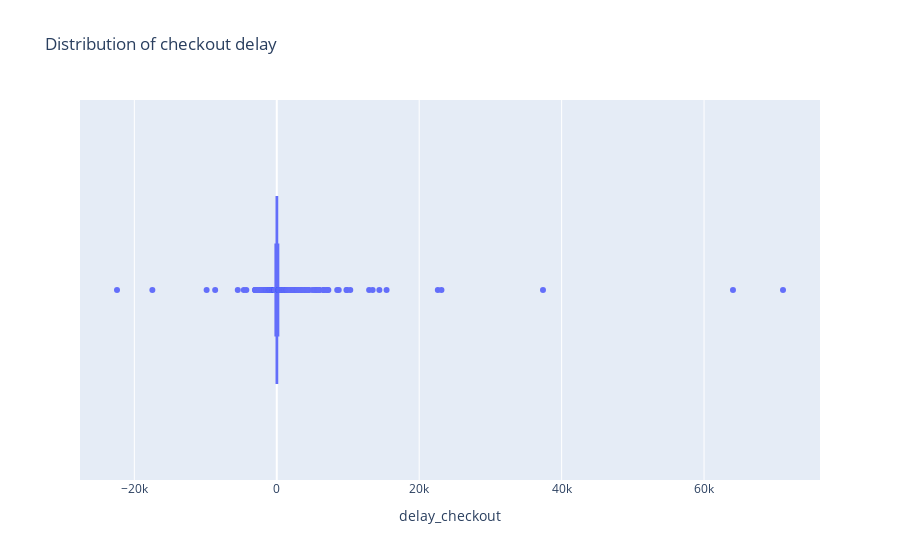

Notebook code for this chart:
### Markdown cell above
### Checkout analysis

### Code cell
px.box(df, x='delay_checkout', title='Distribution of checkout delay')

### Figure 1 — Plotly figure (JSON) as saved in the notebook; plotly's stock layout.template omitted (floating-point values rounded to 4 significant figures; data arrays with more than 128 entries replaced by an {"elided": "..."} marker saying what was removed)
{"data": [{"alignmentgroup": "True", "hovertemplate": "delay_checkout=%{x}<extra></extra>", "legendgroup": "", "marker": {"color": "#636efa"}, "name": "", "notched": false, "offsetgroup": "", "orientation": "h", "showlegend": false, "type": "box", "x": {"elided": "21310 int values"}, "x0": " ", "xaxis": "x", "y0": " ", "yaxis": "y"}], "layout": {"boxmode": "group", "legend": {"tracegroupgap": 0}, "title": {"text": "Distribution of checkout delay"}, "xaxis": {"anchor": "y", "domain": [0, 1], "title": {"text": "delay_checkout"}}, "yaxis": {"anchor": "x", "domain": [0, 1]}}}
